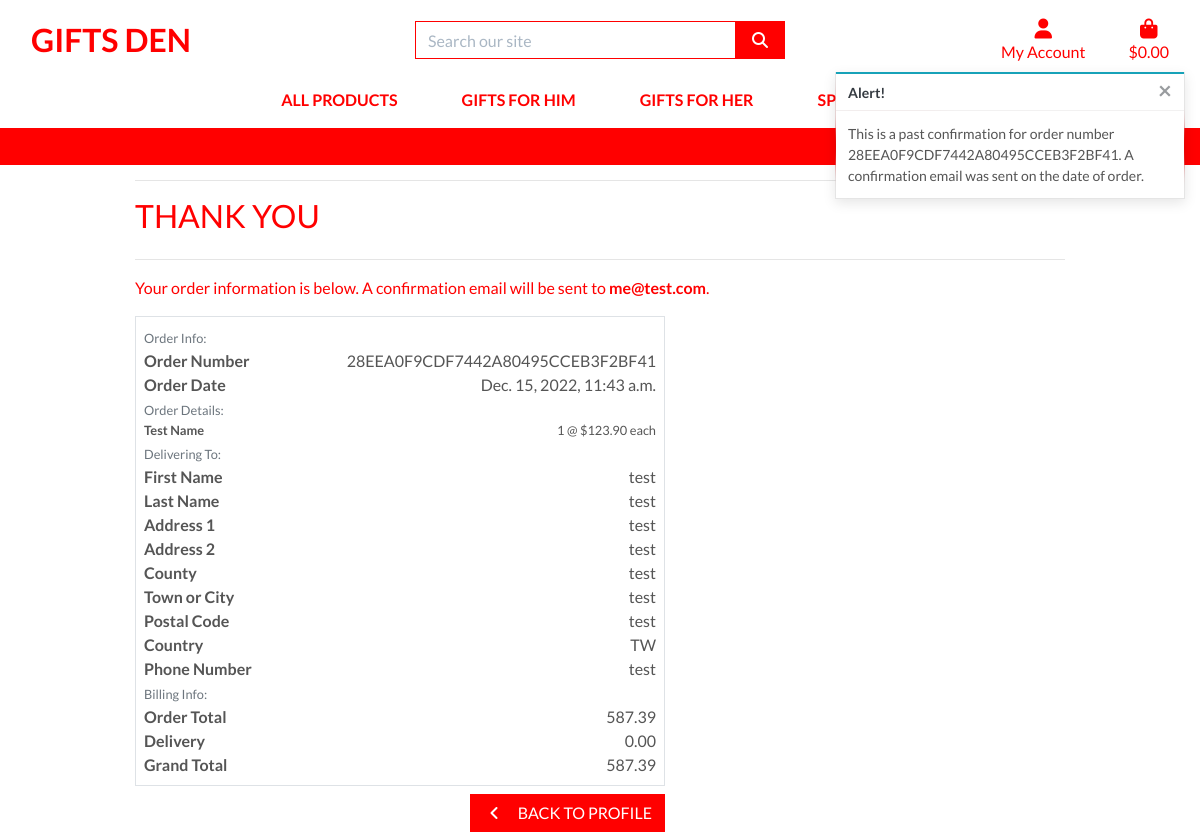
/profile/order_history/28EEA0F9CDF7442A80495CCEB3F2BF41, run on an earlier commit of the app's database.
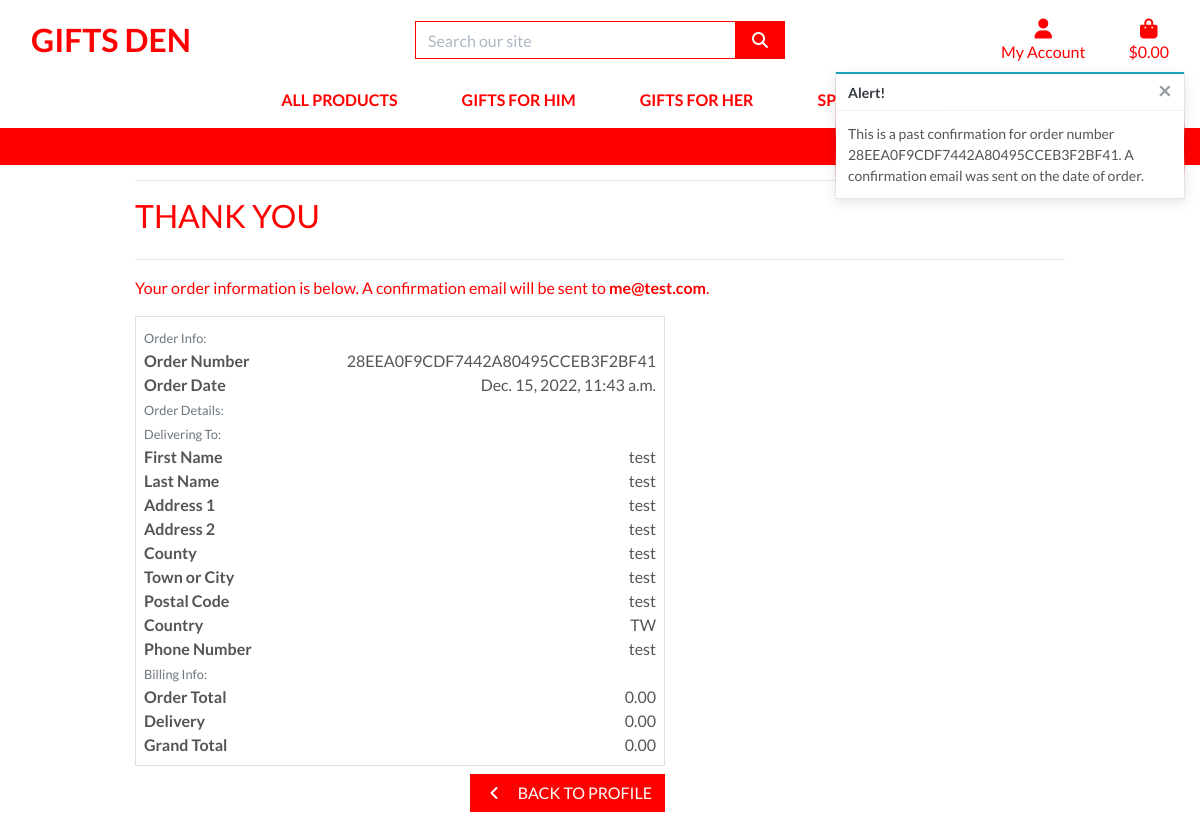
And on a later commit of the database.
### checkout/models.py (models this page shows, shortened)
class OrderLineItem(models.Model):
    order = models.ForeignKey(Order, null=False, blank=False,
                              on_delete=models.CASCADE, related_name='lineitems')
    product = models.ForeignKey(
        Product, null=False, blank=False, on_delete=models.CASCADE)
    product_size = models.CharField(
        max_length=2, null=True, blank=True)  # XS, S, M, L, XL
    quantity = models.IntegerField(null=False, blank=False, default=0)
    lineitem_total = models.DecimalField(
        max_digits=6, decimal_places=2, null=False, blank=False, editable=False)

class Order(models.Model):
    order_number = models.CharField(max_length=32, null=False, editable=False)
    user_profile = models.ForeignKey(
        UserProfile, on_delete=models.SET_NULL, null=True, blank=True, related_name='orders')
    first_name = models.CharField(max_length=50, null=False, blank=False)
    last_name = models.CharField(max_length=50, null=False, blank=False)
    email = models.EmailField(max_length=254, null=False, blank=False)
    phone_number = models.CharField(max_length=20, null=False, blank=False)
    country = CountryField(blank_label='Country *', null=False, blank=False)
    postcode = models.CharField(max_length=20, null=True, blank=True)
    town_or_city = models.CharField(max_length=40, null=False, blank=False)
    street_address1 = models.CharField(max_length=80, null=False, blank=False)
    street_address2 = models.CharField(max_length=80, null=True, blank=True)
    county = models.CharField(max_length=80, null=True, blank=True)
    date = models.DateTimeField(auto_now_add=True)
    delivery_cost = models.DecimalField(
        max_digits=6, decimal_places=2, null=False, default=0)
    order_total = models.DecimalField(
        max_digits=10, decimal_places=2, null=False, default=0)
    grand_total = models.DecimalField(
        max_digits=10, decimal_places=2, null=False, default=0)
    original_bag = models.TextField(null=False, blank=False, default='')
    stripe_pid = models.CharField(
        max_length=254, null=False, blank=False, default='')

### products/models.py (models this page shows, shortened)
class Product(models.Model):
    Category = models.ForeignKey(
        'Category', null=True, blank=True, on_delete=models.SET_NULL)
    sku = models.CharField(max_length=254, null=True, blank=True)
    name = models.CharField(max_length=254)
    description = models.TextField()
    has_sizes = models.BooleanField(default=False, null=True, blank=True)
    price = models.DecimalField(max_digits=6, decimal_places=2)
    rating = models.DecimalField(
        max_digits=6, decimal_places=2, null=True, blank=True)
    image_url = models.URLField(max_length=1024, null=True, blank=True)
    image = models.ImageField(null=True, blank=True)

### profiles/views.py (the view)
# urls.py: path('order_history/<order_number>',
def order_history(request, order_number):
    order = get_object_or_404(Order, order_number=order_number)
    messages.info(request, (
        f'This is a past confirmation for order number {order_number}. A confirmation email was sent on the date of order.'
    ))
    template = 'checkout/checkout_success.html'
    context = {
        'order': order,
        'from_profile': True,
    }
    return render(request, template, context)

### bag/contexts.py (called while the page is built, shortened)
def bag_contents(request):
    bag_items = []
    total = 0
    product_count = 0
    bag = request.session.get('bag', {})
    if total < settings.FREE_DELIVERY_THRESHOLD:
        delivery = total * Decimal(settings.STANDARD_DELIVERY_PERCENTAGE / 100)
        free_delivery_delta = settings.FREE_DELIVERY_THRESHOLD - total
    else:
        delivery = 0
        free_delivery_delta = 0
    grand_total = delivery + total
    context = {
        'bag_items': bag_items,
        'total': total,
        'product_count': product_count,
        'delivery': delivery,
        'free_delivery_delta': free_delivery_delta,
        'free_delivery_threshold': settings.FREE_DELIVERY_THRESHOLD,
        'grand_total': grand_total,
    }
    return context

### checkout/templates/checkout/checkout_success.html (shortened to what the changed rows need)
{% extends "base.html" %}
{% load static %}
{% block extra_css %}
<link rel="stylesheet" href="{% static 'checkout/css/checkout.css' %}">
{% endblock %}
{% block content %}
<div class="container">
    <div class="row">
        <div class="col">
            <h2 class="logo-font mb-4">Thank You</h2>
            <p class="text-black">Your order information is below. A confirmation email will be sent to
                <strong>{{ order.email }}</strong>.</p>
        </div>
    </div>
    <div class="row">
        <div class="col-12 col-lg-7">
            <div class="order-confirmation-wrapper p-2 border">
                <div class="row">
                    <div class="col-12 col-md-8 text-md-right">
                        <p class="mb-0">{{ order.order_number }}</p>
                    </div>
                </div>
                <div class="row">
                    <div class="col-12 col-md-8 text-md-right">
                        <p class="mb-0">{{ order.date }}</p>
                    </div>
                </div>
                {% for item in order.lineitems.all %}
                <div class="row">
                    <div class="col-12 col-md-4">
                        <p class="small mb-0 font-weight-bold">
                            {{ item.product.name }}
                        </p>
                    </div>
                    <div class="col-12 col-md-8 text-md-right">
                        <p class="small mb-0">{{ item.quantity }} @ ${{ item.product.price }} each</p>
                    </div>
                </div>
                {% endfor %}
                <div class="row">
                    <div class="col-12 col-md-8 text-md-right">
                        <p class="mb-0">{{ order.first_name }}</p>
                    </div>
                </div>
                <div class="row">
                    <div class="col-12 col-md-8 text-md-right">
                        <p class="mb-0">{{ order.last_name }}</p>
                    </div>
                </div>
                <div class="row">
                    <div class="col-12 col-md-8 text-md-right">
                        <p class="mb-0">{{ order.street_address1 }}</p>
                    </div>
                </div>
                {% if order.street_address2 %}
                <div class="row">
                    <div class="col-12 col-md-4">
                        <p class="mb-0 font-weight-bold">Address 2</p>
                    </div>
                    <div class="col-12 col-md-8 text-md-right">
                        <p class="mb-0">{{ order.street_address1 }}</p>
                    </div>
                </div>
                {% endif %}
                {% if order.county %}
                <div class="row">
                    <div class="col-12 col-md-4">
                        <p class="mb-0 font-weight-bold">County</p>
                    </div>
                    <div class="col-12 col-md-8 text-md-right">
                        <p class="mb-0">{{ order.county }}</p>
                    </div>
                </div>
                {% endif %}
                <div class="row">
                    <div class="col-12 col-md-8 text-md-right">
                        <p class="mb-0">{{ order.town_or_city }}</p>
                    </div>
                </div>
                {% if order.postcode %}
                <div class="row">
                    <div class="col-12 col-md-4">
                        <p class="mb-0 font-weight-bold">Postal Code</p>
                    </div>
                    <div class="col-12 col-md-8 text-md-right">
                        <p class="mb-0">{{ order.postcode }}</p>
                    </div>
                </div>
                {% endif %}
                <div class="row">
                    <div class="col-12 col-md-8 text-md-right">
                        <p class="mb-0">{{ order.country }}</p>
                    </div>
                </div>
                <div class="row">
                    <div class="col-12 col-md-8 text-md-right">
                        <p class="mb-0">{{ order.phone_number }}</p>
                    </div>
                </div>
                <div class="row">
                    <div class="col-12 col-md-8 text-md-right">
                        <p class="mb-0">{{ order.order_total }}</p>
                    </div>
                </div>
                <div class="row">
                    <div class="col-12 col-md-8 text-md-right">
                        <p class="mb-0">{{ order.delivery_cost }}</p>
                    </div>
                </div>
                <div class="row">
                    <div class="col-12 col-md-8 text-md-right">
                        <p class="mb-0">{{ order.grand_total }}</p>
                    </div>
                </div>
            </div>
        </div>
    </div>
</div>
{% endblock %}

What changed in the data, as far as the page shows it:
removed OrderLineItem: product.name "Test Name", quantity "1", product.price "123.90"
changed Order "me@test.com": order_total "587.39" → "0.00"; grand_total "587.39" → "0.00"
